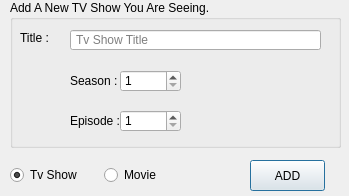
<?xml version="1.0" encoding="UTF-8"?>
<ui version="4.0">
 <class>Dialog</class>
 <widget class="QDialog" name="Dialog">
  <property name="geometry">
   <rect>
    <x>0</x>
    <y>0</y>
    <width>349</width>
    <height>196</height>
   </rect>
  </property>
  <property name="windowTitle">
   <string>Add A New Title Entry</string>
  </property>
  <widget class="QStackedWidget" name="stackedWidget">
   <property name="geometry">
    <rect>
     <x>0</x>
     <y>0</y>
     <width>351</width>
     <height>151</height>
    </rect>
   </property>
   <property name="currentIndex">
    <number>0</number>
   </property>
   <widget class="QWidget" name="page">
    <widget class="QGroupBox" name="groupBox">
     <property name="geometry">
      <rect>
       <x>10</x>
       <y>0</y>
       <width>331</width>
       <height>148</height>
      </rect>
     </property>
     <property name="title">
      <string>Add A New TV Show You Are Seeing.</string>
     </property>
     <widget class="QLabel" name="label">
      <property name="geometry">
       <rect>
        <x>10</x>
        <y>30</y>
        <width>51</width>
        <height>16</height>
       </rect>
      </property>
      <property name="text">
       <string>Title :</string>
      </property>
     </widget>
     <widget class="QLineEdit" name="tvShowTitleEntry">
      <property name="geometry">
       <rect>
        <x>60</x>
        <y>30</y>
        <width>251</width>
        <height>20</height>
       </rect>
      </property>
      <property name="placeholderText">
       <string> Tv Show Title</string>
      </property>
     </widget>
     <widget class="QLabel" name="label_2">
      <property name="geometry">
       <rect>
        <x>60</x>
        <y>70</y>
        <width>51</width>
        <height>21</height>
       </rect>
      </property>
      <property name="text">
       <string>Season :</string>
      </property>
     </widget>
     <widget class="QSpinBox" name="seasonSpin">
      <property name="geometry">
       <rect>
        <x>110</x>
        <y>70</y>
        <width>61</width>
        <height>22</height>
       </rect>
      </property>
      <property name="minimum">
       <number>1</number>
      </property>
      <property name="maximum">
       <number>100</number>
      </property>
     </widget>
     <widget class="QLabel" name="label_3">
      <property name="geometry">
       <rect>
        <x>60</x>
        <y>110</y>
        <width>51</width>
        <height>21</height>
       </rect>
      </property>
      <property name="text">
       <string>Episode :</string>
      </property>
     </widget>
     <widget class="QSpinBox" name="episodeSpin">
      <property name="geometry">
       <rect>
        <x>110</x>
        <y>110</y>
        <width>61</width>
        <height>22</height>
       </rect>
      </property>
      <property name="minimum">
       <number>1</number>
      </property>
      <property name="maximum">
       <number>100</number>
      </property>
     </widget>
    </widget>
   </widget>
   <widget class="QWidget" name="page_2">
    <widget class="QGroupBox" name="groupBox_2">
     <property name="geometry">
      <rect>
       <x>10</x>
       <y>0</y>
       <width>331</width>
       <height>148</height>
      </rect>
     </property>
     <property name="title">
      <string>Add A New Movie You Are Seeing.</string>
     </property>
     <widget class="QLabel" name="label_4">
      <property name="geometry">
       <rect>
        <x>10</x>
        <y>30</y>
        <width>51</width>
        <height>16</height>
       </rect>
      </property>
      <property name="text">
       <string>Title :</string>
      </property>
     </widget>
     <widget class="QLineEdit" name="movieTitle">
      <property name="geometry">
       <rect>
        <x>60</x>
        <y>30</y>
        <width>251</width>
        <height>20</height>
       </rect>
      </property>
      <property name="placeholderText">
       <string> Tv Show Title</string>
      </property>
     </widget>
     <widget class="QLabel" name="label_5">
      <property name="geometry">
       <rect>
        <x>10</x>
        <y>60</y>
        <width>71</width>
        <height>21</height>
       </rect>
      </property>
      <property name="text">
       <string>Date Seen : </string>
      </property>
     </widget>
     <widget class="QWidget" name="layoutWidget">
      <property name="geometry">
       <rect>
        <x>80</x>
        <y>60</y>
        <width>231</width>
        <height>71</height>
       </rect>
      </property>
      <layout class="QVBoxLayout" name="verticalLayout">
       <item>
        <widget class="QRadioButton" name="todayCheck">
         <property name="sizePolicy">
          <sizepolicy hsizetype="Fixed" vsizetype="Fixed">
           <horstretch>0</horstretch>
           <verstretch>0</verstretch>
          </sizepolicy>
         </property>
         <property name="minimumSize">
          <size>
           <width>91</width>
           <height>21</height>
          </size>
         </property>
         <property name="text">
          <string>Today.</string>
         </property>
         <property name="checked">
          <bool>true</bool>
         </property>
        </widget>
       </item>
       <item>
        <layout class="QHBoxLayout" name="horizontalLayout_3">
         <property name="spacing">
          <number>0</number>
         </property>
         <property name="sizeConstraint">
          <enum>QLayout::SetFixedSize</enum>
         </property>
         <item>
          <widget class="QRadioButton" name="selectDateCheck">
           <property name="sizePolicy">
            <sizepolicy hsizetype="Fixed" vsizetype="Fixed">
             <horstretch>0</horstretch>
             <verstretch>0</verstretch>
            </sizepolicy>
           </property>
           <property name="text">
            <string>Select Date : </string>
           </property>
          </widget>
         </item>
         <item>
          <widget class="QDateEdit" name="dateEdit">
           <property name="enabled">
            <bool>false</bool>
           </property>
           <property name="sizePolicy">
            <sizepolicy hsizetype="Fixed" vsizetype="Fixed">
             <horstretch>0</horstretch>
             <verstretch>0</verstretch>
            </sizepolicy>
           </property>
           <property name="minimumSize">
            <size>
             <width>101</width>
             <height>21</height>
            </size>
           </property>
           <property name="font">
            <font>
             <pointsize>11</pointsize>
            </font>
           </property>
          </widget>
         </item>
        </layout>
       </item>
      </layout>
     </widget>
    </widget>
   </widget>
  </widget>
  <widget class="QPushButton" name="addButton">
   <property name="geometry">
    <rect>
     <x>250</x>
     <y>160</y>
     <width>75</width>
     <height>31</height>
    </rect>
   </property>
   <property name="text">
    <string>ADD</string>
   </property>
  </widget>
  <widget class="QWidget" name="layoutWidget">
   <property name="geometry">
    <rect>
     <x>10</x>
     <y>160</y>
     <width>181</width>
     <height>31</height>
    </rect>
   </property>
   <layout class="QHBoxLayout" name="horizontalLayout">
    <item>
     <widget class="QRadioButton" name="tvShowCheck">
      <property name="text">
       <string>Tv Show</string>
      </property>
      <property name="checked">
       <bool>true</bool>
      </property>
     </widget>
    </item>
    <item>
     <widget class="QRadioButton" name="movieCheck">
      <property name="text">
       <string>Movie </string>
      </property>
     </widget>
    </item>
   </layout>
  </widget>
 </widget>
 <resources/>
 <connections>
  <connection>
   <sender>selectDateCheck</sender>
   <signal>clicked(bool)</signal>
   <receiver>dateEdit</receiver>
   <slot>setEnabled(bool)</slot>
   <hints>
    <hint type="sourcelabel">
     <x>138</x>
     <y>102</y>
    </hint>
    <hint type="destinationlabel">
     <x>215</x>
     <y>99</y>
    </hint>
   </hints>
  </connection>
 </connections>
</ui>
